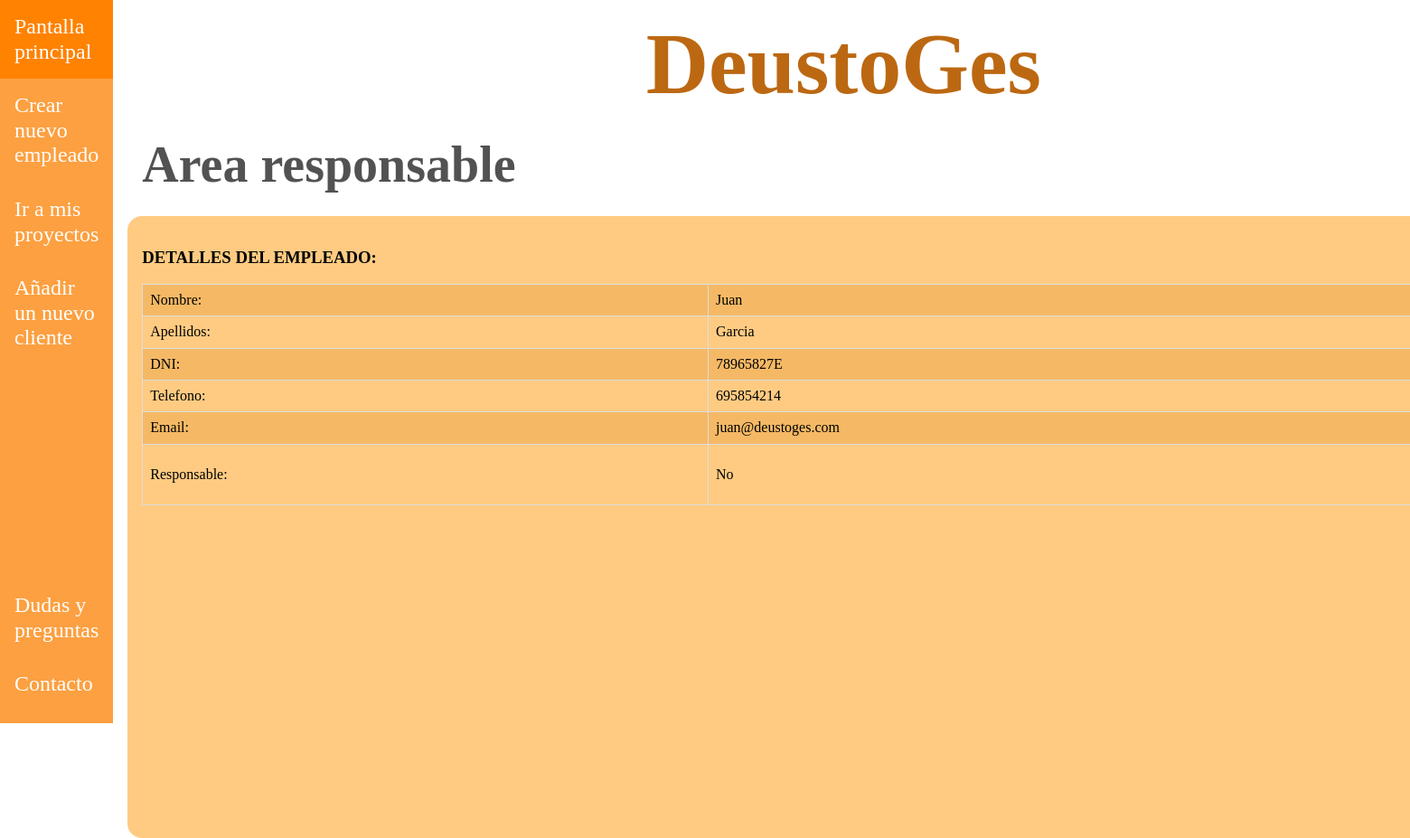
The page /appDeustoGes/responsables/1/empleados/14/detalle on the database as committed earlier.
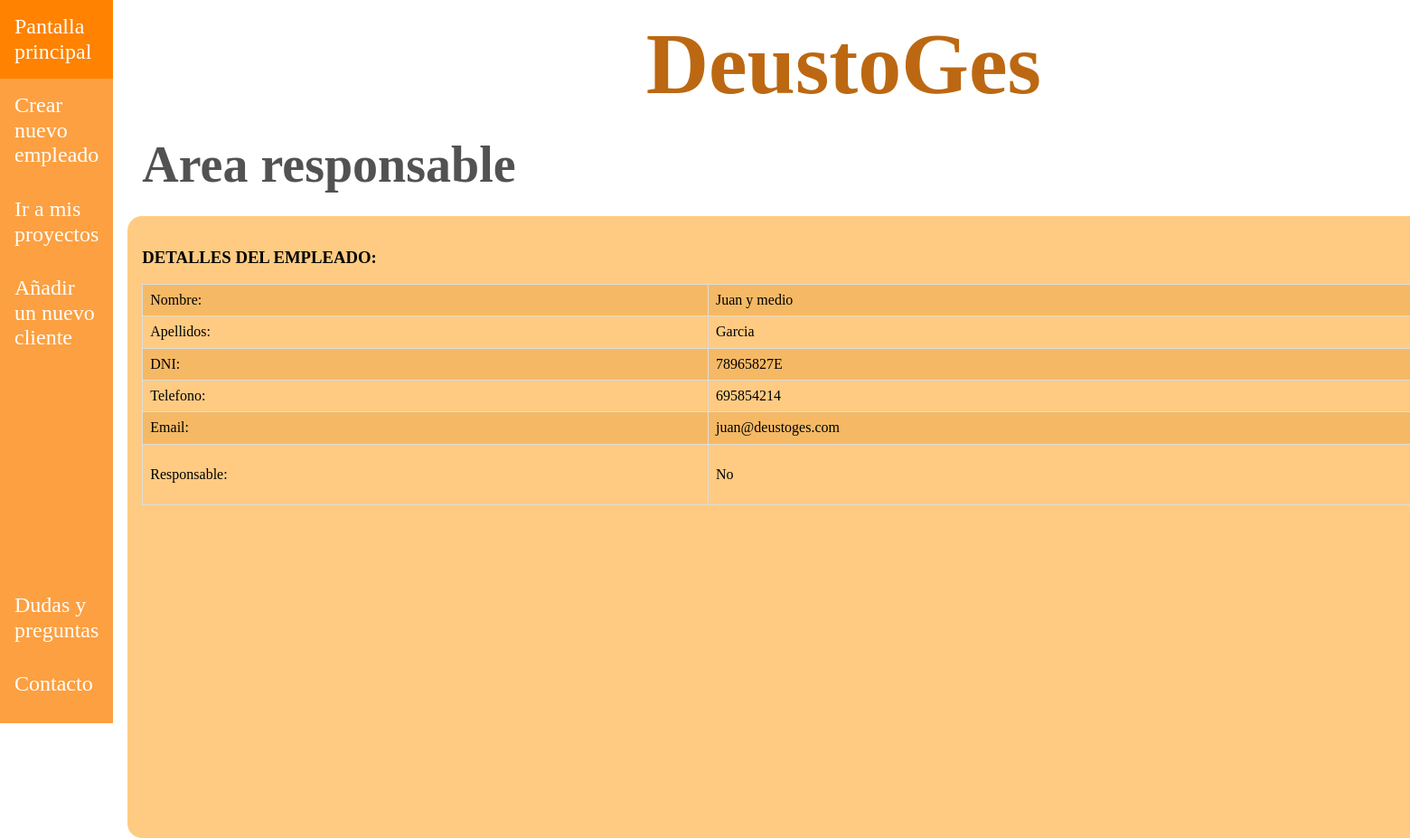
The same page on the database as committed later.
### appDeustoGes/models.py (models this page shows, shortened)
class Empleado(models.Model):
    dni = models.CharField(max_length=9)
    nombre = models.CharField(max_length=15)
    apellidos = models.CharField(max_length=40, default="")
    email = models.EmailField()
    telefono = models.PositiveIntegerField()
    responsable = models.BooleanField(default=False)
    usuario = models.CharField(max_length=50, default="", blank=False)
    contraseña = models.CharField(max_length=50, default="deustoges", blank=False)
    created = models.DateTimeField(auto_now_add=True,blank=True, null=True)
    updated = models.DateTimeField(auto_now=True, blank=True, null=True)
    class Meta:
        verbose_name = "empleado"
        verbose_name_plural = "empleados"

### appDeustoGes/views.py (the view)
# urls.py: path("/responsables/<int:id_responsable>/empleados/<int:id_empleado>/detalle", views.show_empleado, name='empleado_detail'),
def show_empleado(request, id_responsable, id_empleado):
    responsable = get_object_or_404(Empleado, id=id_responsable)
    empleado = get_object_or_404(Empleado, id=id_empleado)
    return render(request, "appDeustoGes/empleado_detail.html", {'responsable': responsable,
                                                                 "empleado": empleado})

### templates/appDeustoGes/empleado_detail.html
{% extends "base.html" %}
{% block css %}
    <link rel="stylesheet" href="/../static/css/normalize.css">
    <link rel="stylesheet" href="/../static/css/style.css">
{% endblock %}
{% block nav_header %}
    <nav class="barra-lateral">
        <ul class="listado-barra-lateral">
            <div>
                <li><a href="{% url 'pantalla_responsable' responsable.id %}">Pantalla principal</a></li>
                <li><a href="{% url 'empleado_create' responsable.id %}">Crear nuevo empleado</a></li>
                <li><a href="{% url 'proyectos_index' responsable.id %}">Ir a mis proyectos</a></li>
                <li><a href="{% url 'cliente_create' responsable.id %}">Añadir un nuevo cliente</a></li>
            </div>
            <div>
                <li><a href="">Dudas y preguntas</a></li>
                <li><a href="">Contacto</a></li>
                <li><a href="{% url 'login' %}">Salir</a></li>
            </div>
        </ul>
    </nav>
{% endblock %}
{% block main_contenido %}
    <h2>Area responsable</h2>
    <div class="contenido">
        <h3>DETALLES DEL EMPLEADO:</h3>
        {% if  empleado %}
        <table class="estilos-table">
    <tr>
        <td>Nombre:</td>
        <td>{{ empleado.nombre }}</td>
    </tr>
    <tr>
        <td>Apellidos:</td>
        <td>{{ empleado.apellidos }}</td>
    </tr>
    <tr>
        <td>DNI:</td>
        <td>{{ empleado.dni }}</td>
    </tr>
    <tr>
        <td>Telefono:</td>
        <td>{{ empleado.telefono }}</td>
    </tr>
    <tr>
        <td>Email:</td>
        <td>{{ empleado.email }}</td>
    </tr>
    <tr>
        <td>Responsable:</td>
        <td>{% if empleado.responsable == 1 %}
                <p>Si</p>
            {% else %}
                <p>No</p>
            {% endif %}
        </td>
    </tr>
</table>
    {% endif %}
    </div>
{% endblock %}

Rows that differ between the two databases and show on the page:
changed Empleado "Garcia": nombre "Juan" → "Juan y medio"
